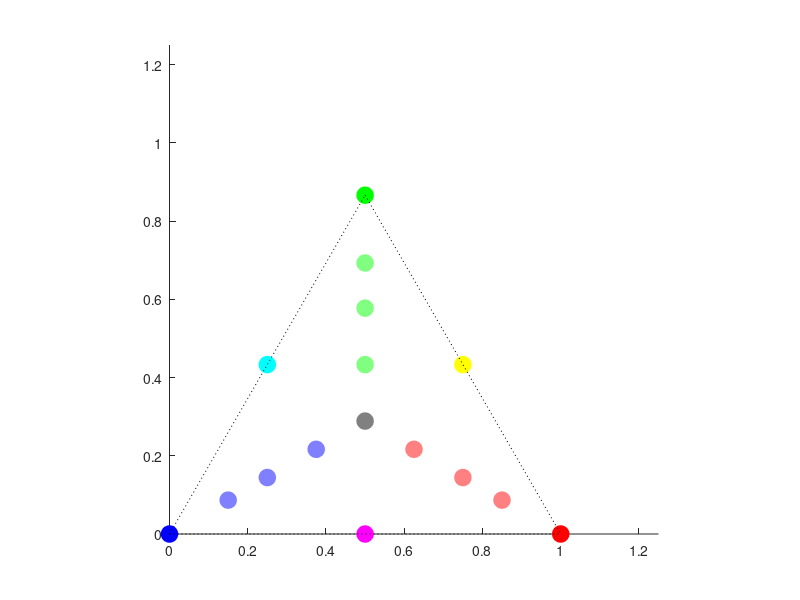

Here is the MATLAB script that generated this plot:
% Maxwell triangle
% 
% Illustrate conversion in and out of a Maxwell triangle.
% Here we use LMS, but any tristimulus coordinates can be
% mapped onto the triangle in this way.
%
% I found this helpful in doing this. Mostly because it defines
% what the numerical coordinates in the triangle are, which
% let me then figure out how to obtain them.
%    https://www.redblobgames.com/x/1730-terrain-shader-experiments/mirror/THE%20PRISMATIC%20COLOR%20SPACE%20FOR%20RGB%20COMPUTATIONS.pdf
% This example, however, led to an isocoles triangle but not an equilateral
% one. I fixed that up in the code below.

% Clear and close
clear; close all hidden;

% Some happy three vectors
theLMS = [ [1 0 0]', [0 1 0]', [0 0 1]', [0.5 0.5 0.5]', [1 1 0]', [1 0 1]', [0 1 1]', ...
    [1 0.5 0.5]', [0.5 1 0.5]', [0.5 0.5 1]', ...
    [2 0.5 0.5]', [0.5 2 0.5]', [0.5 0.5 2]', ...
    [4 0.5 0.5]', [0.5 4 0.5]', [0.5 0.5 4]'];
theColors = theLMS; theColors(theColors > 1) = 1;

% Convert to lms chromaticity using sum of LMS as the normalizer.  You can
% build the triangle with any set of chromaticity coordinates that sum to
% 1, but this version seems to be standard (although done with RGB rather
% than LMS, but that doesn't matter.)
theLMSSum = sum(theLMS,1);
thelms = theLMS ./ theLMSSum;

% The first matrix describes the coordinate system
% on the chromaticities.  Choosing the height this way
% leads to an equalateral triangle, which seems most
% satisfactory.
topVertexHeight = sqrt(1-(0.5)^2);
M_TriangleToChrom = inv([[1 0]',[0.5 topVertexHeight]']);
M_ChromToTriangle = inv(M_TriangleToChrom);
theTriangle = M_ChromToTriangle*thelms(1:2,:);

% Invert and check that we come back to where we started
thelmCheck = M_TriangleToChrom*theTriangle;
thesCheck = 1-sum(thelmCheck,1);
theLMSCheck = [thelmCheck ; thesCheck] .* theLMSSum(ones(3,1),:);
if (any(abs(thelmCheck-thelms(1:2,:))) > 1e-10)
    error('Cannot self-invert chromaticities')
end
if (any(abs(theLMSCheck-theLMS)) > 1e-10)
    error('Cannot self invert LMS');
end

% Plot the list of colors in the triangle, coloring accoring to
% their LMS coordinates.  Everyone lands where they should
figure; hold on;
for kk = 1:size(theLMS,2)
    plot(theTriangle(1,kk),theTriangle(2,kk),'o','Color',theColors(:,kk) ,'MarkerFaceColor',theColors(:,kk),'MarkerSize',12);
end
plot([0 0.5],[0 topVertexHeight],'k:');
plot([0 1],[0 0],'k:');
plot([0.5 1],[topVertexHeight 0],'k:');
xlim([0 1.25]); 
ylim([0 1.25]);
axis('square')


